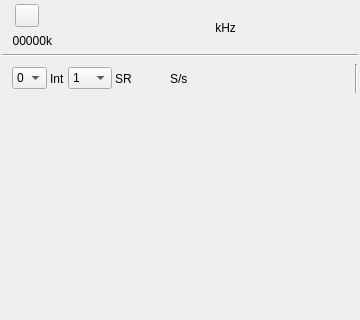
<?xml version="1.0" encoding="UTF-8"?>
<ui version="4.0">
 <class>TestMOSyncGui</class>
 <widget class="QWidget" name="TestMOSyncGui">
  <property name="geometry">
   <rect>
    <x>0</x>
    <y>0</y>
    <width>360</width>
    <height>320</height>
   </rect>
  </property>
  <property name="sizePolicy">
   <sizepolicy hsizetype="Expanding" vsizetype="Expanding">
    <horstretch>0</horstretch>
    <verstretch>0</verstretch>
   </sizepolicy>
  </property>
  <property name="minimumSize">
   <size>
    <width>360</width>
    <height>0</height>
   </size>
  </property>
  <property name="font">
   <font>
    <family>Liberation Sans</family>
    <pointsize>9</pointsize>
   </font>
  </property>
  <property name="windowTitle">
   <string>Test MO Sync</string>
  </property>
  <layout class="QVBoxLayout" name="verticalLayout">
   <property name="spacing">
    <number>3</number>
   </property>
   <property name="leftMargin">
    <number>2</number>
   </property>
   <property name="topMargin">
    <number>2</number>
   </property>
   <property name="rightMargin">
    <number>2</number>
   </property>
   <property name="bottomMargin">
    <number>2</number>
   </property>
   <item>
    <layout class="QHBoxLayout" name="horizontalLayout_freq">
     <property name="topMargin">
      <number>2</number>
     </property>
     <item>
      <layout class="QVBoxLayout" name="deviceUILayout">
       <item>
        <layout class="QHBoxLayout" name="deviceButtonsLayout">
         <item>
          <widget class="ButtonSwitch" name="startStop">
           <property name="toolTip">
            <string>start/stop generation</string>
           </property>
           <property name="text">
            <string/>
           </property>
           <property name="icon">
            <iconset resource="../../../sdrgui/resources/res.qrc">
             <normaloff>:/play.png</normaloff>
             <normalon>:/stop.png</normalon>:/play.png</iconset>
           </property>
          </widget>
         </item>
        </layout>
       </item>
       <item>
        <layout class="QHBoxLayout" name="deviceRateLayout">
         <item>
          <widget class="QLabel" name="deviceRateText">
           <property name="minimumSize">
            <size>
             <width>50</width>
             <height>0</height>
            </size>
           </property>
           <property name="toolTip">
            <string>I/Q sample rate kS/s</string>
           </property>
           <property name="text">
            <string>00000k</string>
           </property>
           <property name="alignment">
            <set>Qt::AlignRight|Qt::AlignTrailing|Qt::AlignVCenter</set>
           </property>
          </widget>
         </item>
        </layout>
       </item>
      </layout>
     </item>
     <item>
      <spacer name="freqLeftSpacer">
       <property name="orientation">
        <enum>Qt::Horizontal</enum>
       </property>
       <property name="sizeHint" stdset="0">
        <size>
         <width>0</width>
         <height>0</height>
        </size>
       </property>
      </spacer>
     </item>
     <item>
      <widget class="ValueDial" name="centerFrequency" native="true">
       <property name="enabled">
        <bool>true</bool>
       </property>
       <property name="sizePolicy">
        <sizepolicy hsizetype="Maximum" vsizetype="Maximum">
         <horstretch>0</horstretch>
         <verstretch>0</verstretch>
        </sizepolicy>
       </property>
       <property name="minimumSize">
        <size>
         <width>32</width>
         <height>16</height>
        </size>
       </property>
       <property name="font">
        <font>
         <family>Liberation Mono</family>
         <pointsize>16</pointsize>
        </font>
       </property>
       <property name="cursor">
        <cursorShape>PointingHandCursor</cursorShape>
       </property>
       <property name="focusPolicy">
        <enum>Qt::StrongFocus</enum>
       </property>
       <property name="toolTip">
        <string>Record center frequency in kHz</string>
       </property>
      </widget>
     </item>
     <item>
      <widget class="QLabel" name="freqUnits">
       <property name="minimumSize">
        <size>
         <width>0</width>
         <height>47</height>
        </size>
       </property>
       <property name="text">
        <string> kHz</string>
       </property>
      </widget>
     </item>
     <item>
      <spacer name="freqRightlSpacer">
       <property name="orientation">
        <enum>Qt::Horizontal</enum>
       </property>
       <property name="sizeHint" stdset="0">
        <size>
         <width>0</width>
         <height>0</height>
        </size>
       </property>
      </spacer>
     </item>
    </layout>
   </item>
   <item>
    <widget class="Line" name="line_rate">
     <property name="orientation">
      <enum>Qt::Horizontal</enum>
     </property>
    </widget>
   </item>
   <item>
    <layout class="QHBoxLayout" name="rateControlLayout">
     <property name="topMargin">
      <number>4</number>
     </property>
     <item>
      <widget class="QLabel" name="spectrumLabel">
       <property name="text">
        <string/>
       </property>
       <property name="pixmap">
        <pixmap resource="../../../sdrgui/resources/res.qrc">:/dsb.png</pixmap>
       </property>
      </widget>
     </item>
     <item>
      <widget class="QComboBox" name="spectrumIndex">
       <property name="maximumSize">
        <size>
         <width>35</width>
         <height>16777215</height>
        </size>
       </property>
       <property name="toolTip">
        <string>Select which stream index to display spectrum</string>
       </property>
       <item>
        <property name="text">
         <string>0</string>
        </property>
       </item>
       <item>
        <property name="text">
         <string>1</string>
        </property>
       </item>
      </widget>
     </item>
     <item>
      <widget class="QLabel" name="interpLabel">
       <property name="text">
        <string>Int</string>
       </property>
      </widget>
     </item>
     <item>
      <widget class="QComboBox" name="interp">
       <property name="toolTip">
        <string>Interpolation</string>
       </property>
       <item>
        <property name="text">
         <string>1</string>
        </property>
       </item>
       <item>
        <property name="text">
         <string>2</string>
        </property>
       </item>
       <item>
        <property name="text">
         <string>4</string>
        </property>
       </item>
       <item>
        <property name="text">
         <string>8</string>
        </property>
       </item>
       <item>
        <property name="text">
         <string>16</string>
        </property>
       </item>
       <item>
        <property name="text">
         <string>32</string>
        </property>
       </item>
       <item>
        <property name="text">
         <string>64</string>
        </property>
       </item>
      </widget>
     </item>
     <item>
      <widget class="QLabel" name="sampleRateLabel">
       <property name="minimumSize">
        <size>
         <width>0</width>
         <height>29</height>
        </size>
       </property>
       <property name="text">
        <string>SR</string>
       </property>
      </widget>
     </item>
     <item>
      <widget class="ValueDial" name="sampleRate" native="true">
       <property name="sizePolicy">
        <sizepolicy hsizetype="Maximum" vsizetype="Maximum">
         <horstretch>0</horstretch>
         <verstretch>0</verstretch>
        </sizepolicy>
       </property>
       <property name="minimumSize">
        <size>
         <width>32</width>
         <height>16</height>
        </size>
       </property>
       <property name="font">
        <font>
         <family>Liberation Mono</family>
         <pointsize>12</pointsize>
        </font>
       </property>
       <property name="cursor">
        <cursorShape>PointingHandCursor</cursorShape>
       </property>
      </widget>
     </item>
     <item>
      <widget class="QLabel" name="sampleRateUnit">
       <property name="text">
        <string>S/s</string>
       </property>
      </widget>
     </item>
     <item>
      <spacer name="horizontalSpacer_2">
       <property name="orientation">
        <enum>Qt::Horizontal</enum>
       </property>
       <property name="sizeHint" stdset="0">
        <size>
         <width>40</width>
         <height>20</height>
        </size>
       </property>
      </spacer>
     </item>
     <item>
      <widget class="Line" name="linePlay2">
       <property name="orientation">
        <enum>Qt::Vertical</enum>
       </property>
      </widget>
     </item>
    </layout>
   </item>
   <item>
    <layout class="QVBoxLayout" name="spectrumLayout">
     <item>
      <widget class="GLSpectrum" name="glSpectrum" native="true">
       <property name="sizePolicy">
        <sizepolicy hsizetype="Expanding" vsizetype="Expanding">
         <horstretch>0</horstretch>
         <verstretch>0</verstretch>
        </sizepolicy>
       </property>
       <property name="minimumSize">
        <size>
         <width>200</width>
         <height>200</height>
        </size>
       </property>
       <property name="font">
        <font>
         <family>Liberation Mono</family>
         <pointsize>8</pointsize>
        </font>
       </property>
      </widget>
     </item>
     <item>
      <widget class="GLSpectrumGUI" name="spectrumGUI" native="true"/>
     </item>
    </layout>
   </item>
  </layout>
 </widget>
 <customwidgets>
  <customwidget>
   <class>ButtonSwitch</class>
   <extends>QToolButton</extends>
   <header>gui/buttonswitch.h</header>
  </customwidget>
  <customwidget>
   <class>ValueDial</class>
   <extends>QWidget</extends>
   <header>gui/valuedial.h</header>
   <container>1</container>
  </customwidget>
  <customwidget>
   <class>GLSpectrum</class>
   <extends>QWidget</extends>
   <header>gui/glspectrum.h</header>
   <container>1</container>
  </customwidget>
  <customwidget>
   <class>GLSpectrumGUI</class>
   <extends>QWidget</extends>
   <header>gui/glspectrumgui.h</header>
   <container>1</container>
  </customwidget>
 </customwidgets>
 <resources>
  <include location="../../../sdrgui/resources/res.qrc"/>
 </resources>
 <connections/>
</ui>
